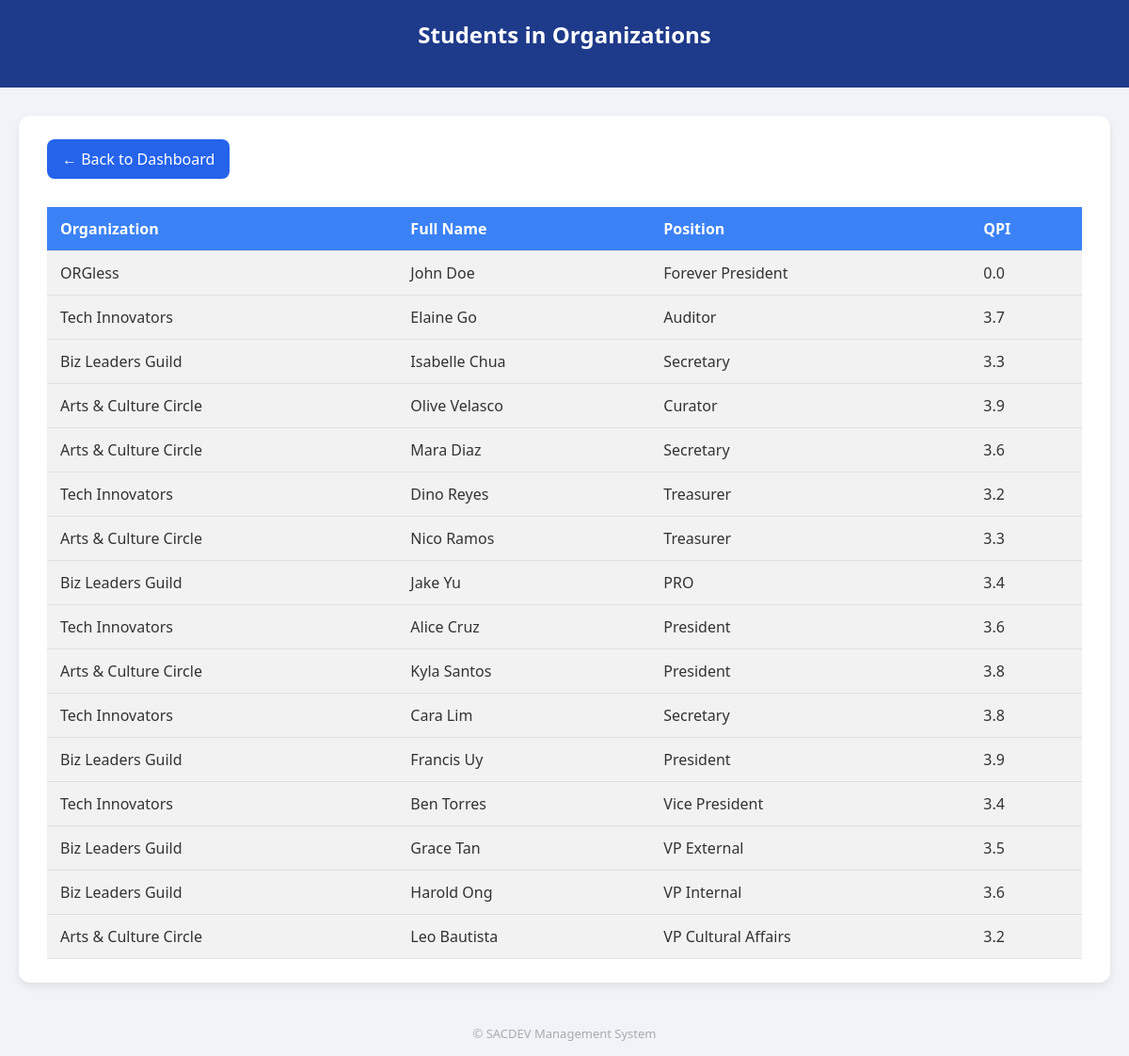
The app's page /students_orgs, older data.
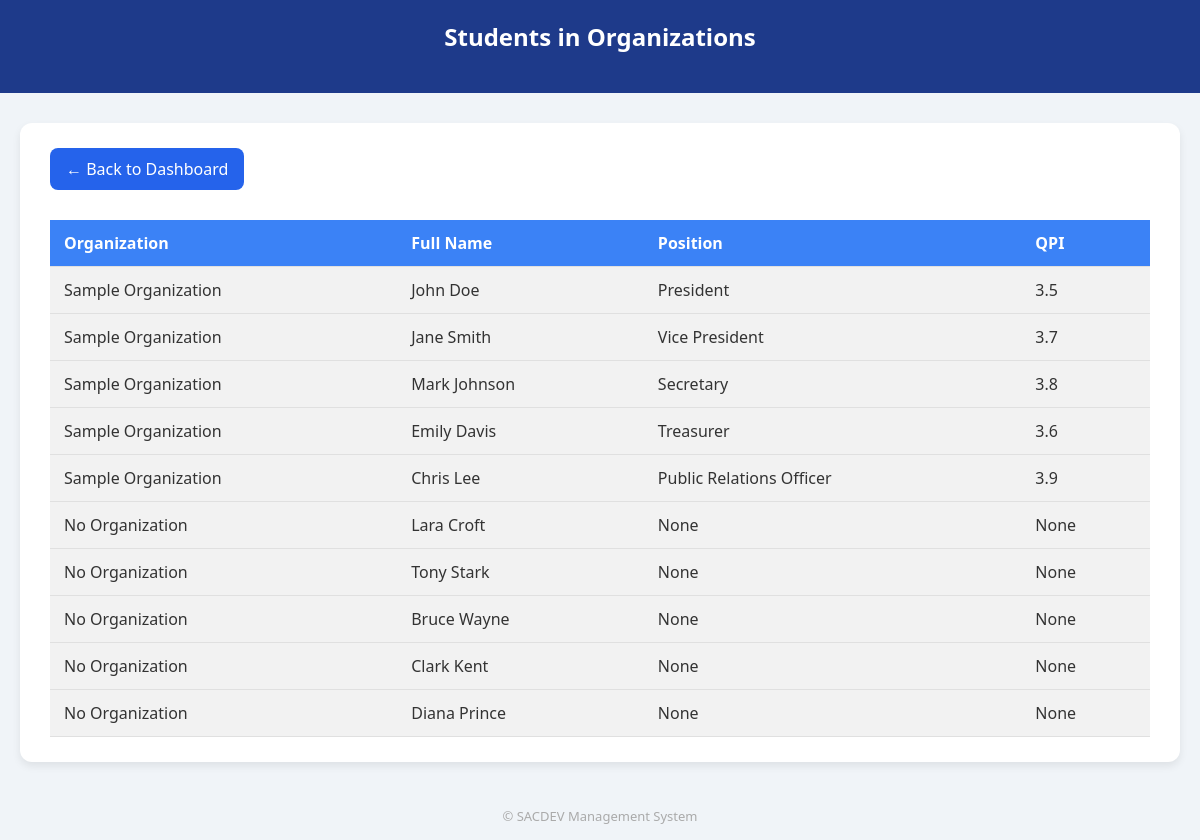
The same page, newer data.
### tables this page shows
CREATE TABLE members (
        id INTEGER PRIMARY KEY AUTOINCREMENT,
        org_id INTEGER,
        full_name TEXT,
        position TEXT,
        email TEXT,
        contact_no TEXT,
        sex TEXT,
        qpi REAL,
        course TEXT,
        year_level TEXT,
        college TEXT,
        FOREIGN KEY (org_id) REFERENCES organizations(id)
    );

CREATE TABLE organizations (
        id INTEGER PRIMARY KEY AUTOINCREMENT,
        name TEXT NOT NULL,
        description TEXT,
        mission TEXT,
        vision TEXT,
        status TEXT DEFAULT 'Pending'
    );

### app.py (the view)
@app.route('/students_orgs')
def students_orgs():
    try:
        conn = sqlite3.connect('database/users.db')
        conn.row_factory = sqlite3.Row
        c = conn.cursor()
        c.execute('''
            SELECT o.name AS org_name, m.*
            FROM members m
            JOIN organizations o ON m.org_id = o.id
        ''')
        students = c.fetchall()
        conn.close()
        return render_template('students_orgs.html', students=students)
    except Exception as e:
        import traceback
        return f"<pre>{traceback.format_exc()}</pre>"

### app.py (called while the page is built)
@app.teardown_appcontext
def close_connection(exception):
    db = getattr(g, '_database', None)
    if db is not None:
        db.close()

### templates/students_orgs.html (shortened to what this page needs)
<!DOCTYPE html>
<html lang="en">
<head>
</head>
<body>
    <div class="header">
        <h1>Students in Organizations</h1>
    </div>
    <div class="container">
        <a href="http://127.0.0.1:5000/sacdev_dashboard" class="back-button">← Back to Dashboard</a>
        {% if students %}
        <table>
            <thead>
                <tr>
                    <th>Organization</th>
                    <th>Full Name</th>
                    <th>Position</th>
                    <th>QPI</th>
                </tr>
            </thead>
            <tbody>
                {% for student in students %}
                <tr class="expand-toggle">
                    <td>{{ student['org_name'] }}</td>
                    <td>{{ student['full_name'] }}</td>
                    <td>{{ student['position'] }}</td>
                    <td>{{ student['qpi'] }}</td>
                </tr>
                {% endfor %}
            </tbody>
        </table>
        {% else %}
        <p>No student organization data available.</p>
        {% endif %}
    </div>
    <div class="footer">
        &copy; {{ year }} SACDEV Management System
    </div>
</body>
</html>

Row changes from the older to the newer data that the page shows:
removed members: org_name "ORGless", full_name "John Doe", position "Forever President", qpi "0.0"
removed members: org_name "Tech Innovators", full_name "Elaine Go", position "Auditor", qpi "3.7"
removed members: org_name "Biz Leaders Guild", full_name "Isabelle Chua", position "Secretary", qpi "3.3"
removed members: org_name "Arts & Culture Circle", full_name "Olive Velasco", position "Curator", qpi "3.9"
removed members: org_name "Arts & Culture Circle", full_name "Mara Diaz", position "Secretary", qpi "3.6"
removed members: org_name "Tech Innovators", full_name "Dino Reyes", position "Treasurer", qpi "3.2"
removed members: org_name "Arts & Culture Circle", full_name "Nico Ramos", position "Treasurer", qpi "3.3"
removed members: org_name "Biz Leaders Guild", full_name "Jake Yu", position "PRO", qpi "3.4"
removed members: org_name "Tech Innovators", full_name "Alice Cruz", position "President", qpi "3.6"
removed members: org_name "Arts & Culture Circle", full_name "Kyla Santos", position "President", qpi "3.8"
removed members: org_name "Tech Innovators", full_name "Cara Lim", position "Secretary", qpi "3.8"
removed members: org_name "Biz Leaders Guild", full_name "Francis Uy", position "President", qpi "3.9"
removed members: org_name "Tech Innovators", full_name "Ben Torres", position "Vice President", qpi "3.4"
removed members: org_name "Biz Leaders Guild", full_name "Grace Tan", position "VP External", qpi "3.5"
removed members: org_name "Biz Leaders Guild", full_name "Harold Ong", position "VP Internal", qpi "3.6"
removed members: org_name "Arts & Culture Circle", full_name "Leo Bautista", position "VP Cultural Affairs", qpi "3.2"
added members: org_name "Sample Organization", full_name "John Doe", position "President", qpi "3.5"
added members: org_name "Sample Organization", full_name "Jane Smith", position "Vice President", qpi "3.7"
added members: org_name "Sample Organization", full_name "Mark Johnson", position "Secretary", qpi "3.8"
added members: org_name "Sample Organization", full_name "Emily Davis", position "Treasurer", qpi "3.6"
added members: org_name "Sample Organization", full_name "Chris Lee", position "Public Relations Officer", qpi "3.9"
added members: org_name "No Organization", full_name "Lara Croft", position "None", qpi "None"
added members: org_name "No Organization", full_name "Tony Stark", position "None", qpi "None"
added members: org_name "No Organization", full_name "Bruce Wayne", position "None", qpi "None"
added members: org_name "No Organization", full_name "Clark Kent", position "None", qpi "None"
added members: org_name "No Organization", full_name "Diana Prince", position "None", qpi "None"
